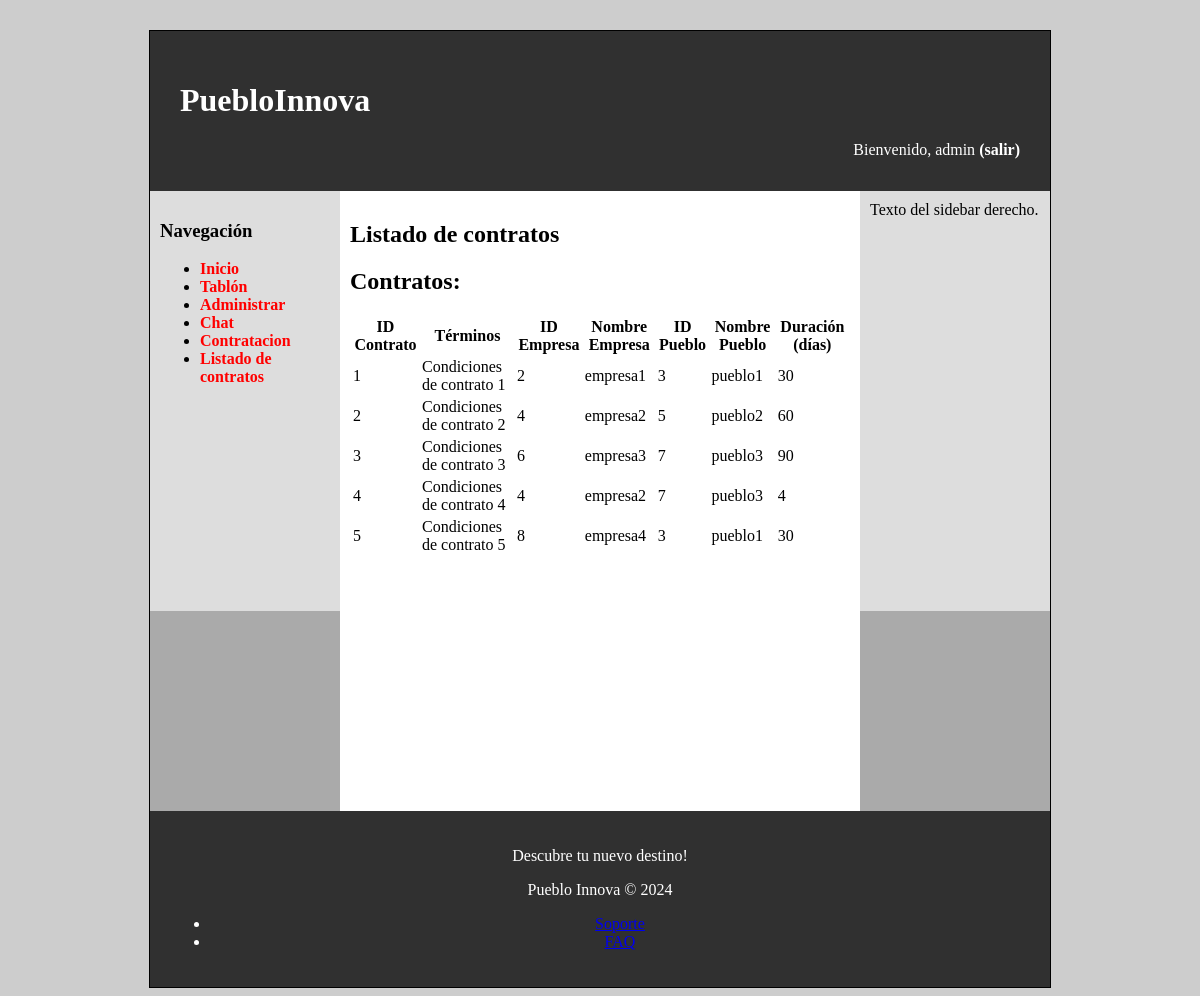
The app's page /contratoListado.php (signed in) with its own data.
### tables this page shows
CREATE TABLE `contratos` (
  `id` int(11) NOT NULL,
  `idEmpresa` int(11) NOT NULL,
  `idPueblo` int(11) NOT NULL,
  `duracion` int(11) NOT NULL COMMENT 'Días',
  `terminos` varchar(50) NOT NULL
);

CREATE TABLE `usuarios` (
  `id` int(11) NOT NULL,
  `nombreUsuario` varchar(30) NOT NULL,
  `password` varchar(70) NOT NULL,
  `nombre` varchar(50) NOT NULL,
  `rol` int(11) NOT NULL
);

### includes/clases/Contrato.php (called while the page is built, shortened)
<?php
class Contrato
{
    private $id;
    private $idEmpresa;
    private $idPueblo;
    private $duracion;
    private $terminos;
    public function __construct($idEmpresa, $idPueblo, $duracion, $terminos, $id = null)
    {
        $this->id = $id;
        $this->idEmpresa = $idEmpresa;
        $this->idPueblo = $idPueblo;
        $this->duracion = $duracion;
        $this->terminos = $terminos;
    }
    public function getId()
    {
        return $this->id;
    }
    public function getIdEmpresa()
    {
        return $this->idEmpresa;
    }
    public function getIdPueblo()
    {
        return $this->idPueblo;
    }
    public function getDuracion()
    {
        return $this->duracion;
    }
    public function getTerminos()
    {
        return $this->terminos;
    }
    public static function getContratos()
    {
        $conn = Aplicacion::getInstance()->getConexionBd();
        $query = "SELECT * FROM contratos";
        $rs = $conn->query($query);
        $contratos = [];
        if ($rs) {
            while ($fila = $rs->fetch_assoc()) {
                $contrato = new Contrato($fila['idEmpresa'], $fila['idPueblo'], $fila['duracion'], $fila['terminos'], $fila['id']);
                $contratos[] = $contrato;
            }
        } else {
            error_log("Error BD ({$conn->errno}): {$conn->error}");
        }
        return $contratos;
    }
}
?>

### includes/clases/Empresa.php (called while the page is built, shortened)
<?php
class Empresa extends Usuario
{
    public static function buscaNombreEmpresa($idEmpresa)
    {
        $conn = Aplicacion::getInstance()->getConexionBd();
        $query = "SELECT nombreUsuario FROM Usuarios WHERE id = ?";
        $stmt = $conn->prepare($query);
        $stmt->bind_param('i', $idEmpresa);
        if ($stmt->execute()) {
            $result = $stmt->get_result();
            if ($fila = $result->fetch_assoc()) {
                $nombreUsuario = $fila['nombreUsuario'];
                return $nombreUsuario;
            }
        }
        return null;
    }
}
?>

### includes/clases/Pueblo.php (called while the page is built, shortened)
<?php
class Pueblo extends Usuario
{
    public static function buscaNombrePueblo($idPueblo)
    {
        $conn = Aplicacion::getInstance()->getConexionBd();
        $query = "SELECT nombreUsuario FROM Usuarios WHERE id = ?";
        $stmt = $conn->prepare($query);
        $stmt->bind_param('i', $idPueblo);
        if ($stmt->execute()) {
            $result = $stmt->get_result();
            if ($fila = $result->fetch_assoc()) {
                $nombreUsuario = $fila['nombreUsuario'];
                return $nombreUsuario;
            }
        }
        return null;
    }
}

### includes/formularios/FormularioContratoListado.php (the view, shortened to what this page needs)
<?php
require_once 'Formulario.php';
require_once __DIR__.'/../../includes/clases/Pueblo.php';
require_once __DIR__.'/../../includes/clases/Empresa.php';
require_once __DIR__.'/../../includes/clases/Contrato.php';
class FormularioContratoListado extends Formulario
{
    protected function generaCamposFormulario(&$datos)
    {
        $html = '';
        if (isset($_SESSION['rol'])) {
            $rol = intval($_SESSION['rol']);
            if ($rol === Usuario::EMPRESA_ROLE) {
                $contratos = Contrato::buscaContratosPorEmpresa($_SESSION['id']);
                $html .= '<h2>Tus Contratos:</h2>';
            }elseif($rol === Usuario::PUEBLO_ROLE){
                $contratos = Contrato::buscaContratosPorPueblo($_SESSION['id']);
                $html .= '<h2>Tus Contratos:</h2>';
            } elseif ($rol === Usuario::ADMIN_ROLE) {
                $contratos = Contrato::getContratos();
                $html .= '<h2>Contratos:</h2>';
            } else {
                $html .= '<p>No tienes permiso para acceder a esta página.</p>';
                return $html;
            }
            if (!empty($contratos)) {
                $html .= '<table>';
                $html .= '<tr><th>ID Contrato</th><th>Términos</th><th>ID Empresa</th><th>Nombre Empresa</th><th>ID Pueblo</th><th>Nombre Pueblo</th><th>Duración (días)</th></tr>';
                foreach ($contratos as $contrato) {
                    $idContrato = $contrato->getId();
                    $terminos = $contrato->getTerminos();
                    $idEmpresa = $contrato->getIdEmpresa();
                    $nombreEmpresa = Empresa::buscaNombreEmpresa($idEmpresa);
                    $idPueblo = $contrato->getIdPueblo();
                    $nombrePueblo = Pueblo::buscaNombrePueblo($idPueblo);
                    $duracion = $contrato->getDuracion();
                    $html .= "<tr><td>$idContrato</td><td>$terminos</td><td>$idEmpresa</td><td>$nombreEmpresa</td><td>$idPueblo</td><td>$nombrePueblo</td><td>$duracion</td></tr>";
                }
                $html .= '</table>';
            } else {
                $html .= '<p>No se encontraron contratos.</p>';
            }
        } else {
            $html .= '<p>Debes iniciar sesión para acceder a esta funcionalidad.</p>';
        }
        return $html;
    }
}
?>

### includes/formularios/Formulario.php (shortened to what this page needs)
<?php
abstract class Formulario
{
    protected $formId;
    protected $method;
    protected $action;
    protected $classAtt;
    protected $enctype;
    public function __construct($formId, $opciones = array())
    {
        $this->formId = $formId;
        $opcionesPorDefecto = array('action' => null, 'method' => 'POST', 'class' => null, 'enctype' => null, 'urlRedireccion' => null);
        $opciones = array_merge($opcionesPorDefecto, $opciones);
        $this->action = $opciones['action'];
        $this->method = $opciones['method'];
        $this->classAtt = $opciones['class'];
        $this->enctype  = $opciones['enctype'];
        if (!$this->action) {
            $this->action = htmlspecialchars($_SERVER['REQUEST_URI']);
        }
    }
    public function gestiona()
    {
        $datos = &$_POST;
        if (!$this->formularioEnviado($datos)) {
            return $this->generaFormulario();
        }
    }
    protected function formularioEnviado(&$datos)
    {
        return isset($datos['formId']) && $datos['formId'] == $this->formId;
    }
    protected function generaFormulario(&$datos = array())
    {
        $htmlCamposFormularios = $this->generaCamposFormulario($datos);
        $classAtt = $this->classAtt != null ? "class=\"{$this->classAtt}\"" : '';
        $enctypeAtt = $this->enctype != null ? "enctype=\"{$this->enctype}\"" : '';
        $htmlForm = <<<EOS
        <form method="{$this->method}" action="{$this->action}" id="{$this->formId}" {$classAtt} {$enctypeAtt}>
            <input type="hidden" name="formId" value="{$this->formId}" />
            $htmlCamposFormularios
        </form>
        EOS;
        return $htmlForm;
    }
}

### contratoListado.php (shortened to what this page needs)
<?php
require_once __DIR__.'/includes/clases/Contrato.php';
require_once __DIR__.'/includes/formularios/FormularioContratoListado.php';
$form = new FormularioContratoListado();
$htmlFormContrato = $form->gestiona();
$contenidoPrincipal = <<<EOS
<h1>Listado de contratos</h1>
$htmlFormContrato
EOS;
require __DIR__.'/includes/vistas/plantillas/plantilla.php';

### includes/vistas/plantillas/plantilla.php (shortened to what this page needs)
<!DOCTYPE html>
<html>
<head>
    <link rel="stylesheet" type="text/css" href="<?= RUTA_CSS ?>/estilo.css" />
</head>
<body>
<div id="contenedor">
<?php
require(RAIZ_APP.'/vistas/comun/cabecera.php');
require(RAIZ_APP.'/vistas/comun/sidebarIzq.php');
?>
    <main>
        <article>
            <?= $contenidoPrincipal ?>
        </article>
    </main>
<?php
require(RAIZ_APP.'/vistas/comun/sidebarDer.php');
require(RAIZ_APP.'/vistas/comun/pie.php');
?>
</div>
</body>
</html>

### includes/vistas/comun/cabecera.php
<?php
function mostrarSaludo() {
    $rutaApp = RUTA_APP;
    $html = '';
    if (isset($_SESSION["login"]) && ($_SESSION["login"] === true)) {
        return "Bienvenido, {$_SESSION['nombre']} <a href='{$rutaApp}/logout.php'>(salir)</a>";
    } else {
        return "Usuario desconocido. <a href='{$rutaApp}/login.php'>Login</a> <a href='{$rutaApp}/registro.php'>Registro</a>";
    }
    return $html;
}
?>
<header>
	<h1>PuebloInnova</h1>
	<div class="saludo">
	<?= mostrarSaludo() ?>
	</div>
</header>

### includes/vistas/comun/sidebarIzq.php
<nav id="sidebarIzq">
	<h3>Navegación</h3>
	<ul>
		<li><a href="<?= RUTA_APP ?>/index.php">Inicio</a></li>
		<li><a href="<?= RUTA_APP ?>/tablon.php">Tablón</a></li>
		<li><a href="<?= RUTA_APP ?>/admin.php">Administrar</a></li>
		<li><a href="<?= RUTA_APP ?>/chat.php">Chat</a></li>
		<li><a href="<?= RUTA_APP ?>/contratacion.php">Contratacion</a></li>
		<li><a href="<?= RUTA_APP ?>/contratoListado.php">Listado de contratos</a></li>
	</ul>
</nav>

### includes/vistas/comun/sidebarDer.php
<aside id="sidebarDer">
	Texto del sidebar derecho.
</aside>

### includes/vistas/comun/pie.php
<footer>
    <p>Descubre tu nuevo destino!</p>
    <p>Pueblo Innova © 2024</p>
    <ul>
        <li><a href="soporte.php">Soporte</a></li>
        <li><a href="faq.php">FAQ</a></li>
    </ul>
</footer>

### css/estilo.css (style rules this page uses)
body { background-color: #CDCDCD; }
div#contenedor { width: 900px; margin: auto; border: 1px solid black; background-color: #aaaaaa; margin-top: 30px; }
header { padding: 30px; height: 100px; background-color: #303030; color: white; }
header a, header a:visited { color: white; font-weight: bold; text-decoration: none; }
nav { padding: 10px; float: left; width: 170px; height: 400px; background-color: #dddddd; }
nav a, nav a:visited { color: red; font-weight: bold; text-decoration: none; }
aside { padding: 10px; float: right; width: 170px; height: 400px; background-color: #dddddd; }
main { padding: 10px; float: left; min-height: 600px; width: 500px; background-color: white; }
footer { clear: both; padding: 20px; background-color: #303030; color: white; text-align: center; }
div.saludo { width: 100%; text-align: right; }

### records on screen
contratos: id "1", terminos "Condiciones de contrato 1", idEmpresa "2", idEmpresa.nombreUsuario "empresa1", idPueblo "3", idPueblo.nombreUsuario "pueblo1", duracion "30"
contratos: id "2", terminos "Condiciones de contrato 2", idEmpresa "4", idEmpresa.nombreUsuario "empresa2", idPueblo "5", idPueblo.nombreUsuario "pueblo2", duracion "60"
contratos: id "3", terminos "Condiciones de contrato 3", idEmpresa "6", idEmpresa.nombreUsuario "empresa3", idPueblo "7", idPueblo.nombreUsuario "pueblo3", duracion "90"
contratos: id "4", terminos "Condiciones de contrato 4", idEmpresa "4", idEmpresa.nombreUsuario "empresa2", idPueblo "7", idPueblo.nombreUsuario "pueblo3", duracion "4"
contratos: id "5", terminos "Condiciones de contrato 5", idEmpresa "8", idEmpresa.nombreUsuario "empresa4", idPueblo "3", idPueblo.nombreUsuario "pueblo1", duracion "30"

### other values on screen
$_SESSION['nombre'] "admin"
